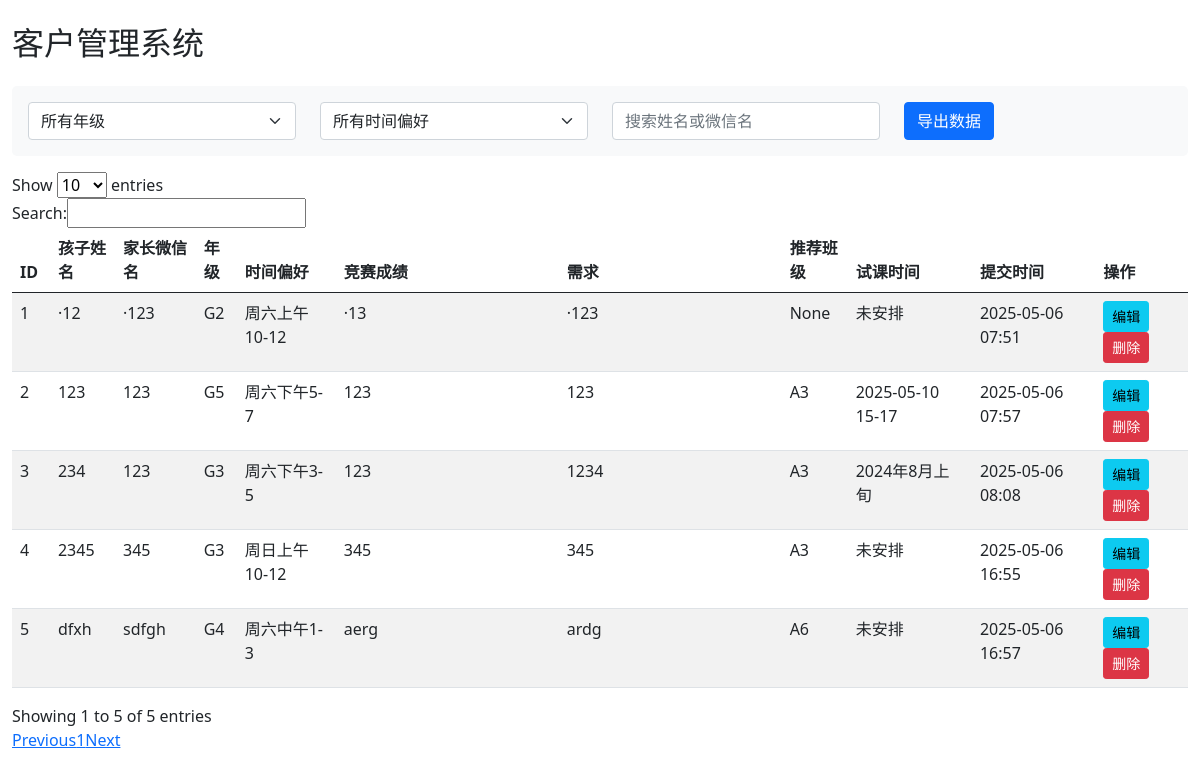
/admin, run on an earlier commit of the app's database.
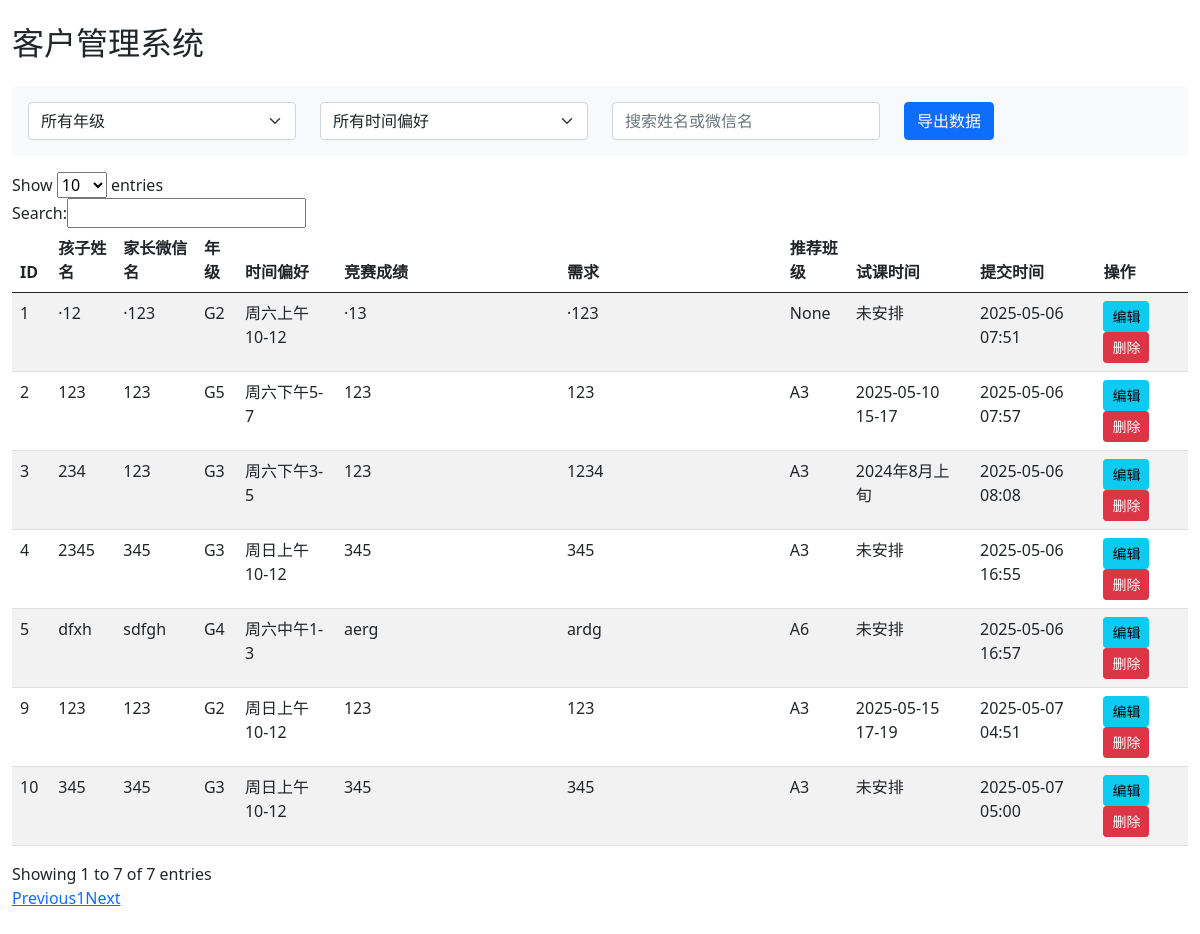
And on a later commit of the database.
### app.py (models this page shows)
class Customer(db.Model):
    id = db.Column(db.Integer, primary_key=True)
    child_name = db.Column(db.String(100), nullable=False)
    wechat_name = db.Column(db.String(100), nullable=False)
    grade = db.Column(db.String(50), nullable=False)
    preferred_time = db.Column(db.String(200))
    competition_experience = db.Column(db.Text)
    needs = db.Column(db.Text)
    recommended_class = db.Column(db.String(100))  # 初步推荐班级
    trial_class_time = db.Column(db.DateTime)
    future_trial_time = db.Column(db.String(100))
    created_at = db.Column(db.DateTime, default=datetime.utcnow)

### app.py (the view)
@app.route('/admin')
def admin():
    customers = Customer.query.order_by(Customer.created_at.desc()).all()
    return render_template('admin.html', customers=customers)

### templates/admin.html (shortened to what this page needs)
<!DOCTYPE html>
<html lang="zh">
<head>
    <link href="https://cdn.jsdelivr.net/npm/bootstrap@5.1.0/dist/css/bootstrap.min.css" rel="stylesheet">
    <link href="https://cdn.jsdelivr.net/npm/datatables@1.10.18/media/css/jquery.dataTables.min.css" rel="stylesheet">
</head>
<body>
    <div class="container-fluid py-4">
        <h2 class="mb-4">客户管理系统</h2>
        <div class="filter-section">
            <div class="row">
                <div class="col-md-3">
                    <select class="form-select" id="gradeFilter">
                        <option value="">所有年级</option>
                    </select>
                </div>
                <div class="col-md-3">
                    <select class="form-select" id="timeFilter">
                        <option value="">所有时间偏好</option>
                    </select>
                </div>
                <div class="col-md-3">
                    <input type="text" class="form-control" id="searchInput" placeholder="搜索姓名或微信名">
                </div>
                <div class="col-md-3">
                    <button class="btn btn-primary" onclick="exportData()">导出数据</button>
                </div>
            </div>
        </div>
        <div class="table-responsive">
            <table class="table table-striped" id="customersTable">
                <thead>
                    <tr>
                        <th>ID</th>
                        <th>孩子姓名</th>
                        <th>家长微信名</th>
                        <th>年级</th>
                        <th>时间偏好</th>
                        <th style="min-width: 200px;">竞赛成绩</th>
                        <th style="min-width: 200px;">需求</th>
                        <th>推荐班级</th>
                        <th>试课时间</th>
                        <th>提交时间</th>
                        <th>操作</th>
                    </tr>
                </thead>
                <tbody>
                    {% for customer in customers %}
                    <tr>
                        <td>{{ customer.id }}</td>
                        <td>{{ customer.child_name }}</td>
                        <td>{{ customer.wechat_name }}</td>
                        <td>{{ customer.grade }}</td>
                        <td>{{ customer.preferred_time }}</td>
                        <td>
                            <div class="text-wrap" style="max-height: 100px; overflow-y: auto;">
                                {{ customer.competition_experience }}
                            </div>
                        </td>
                        <td>
                            <div class="text-wrap" style="max-height: 100px; overflow-y: auto;">
                                {{ customer.needs }}
                            </div>
                        </td>
                        <td>{{ customer.recommended_class }}</td>
                        <td>{{ customer.trial_class_time or customer.future_trial_time or '未安排' }}</td>
                        <td>{{ customer.created_at.strftime('%Y-%m-%d %H:%M') }}</td>
                        <td>
                            <button class="btn btn-sm btn-info" onclick="editCustomer({{ customer.id }})">编辑</button>
                            <button class="btn btn-sm btn-danger" onclick="deleteCustomer({{ customer.id }})">删除</button>
                        </td>
                    </tr>
                    {% endfor %}
                </tbody>
            </table>
        </div>
    </div>
</body>
</html>

What changed in the data, as far as the page shows it:
added Customer: id "10", child_name "345", wechat_name "345", grade "G3", preferred_time "周日上午10-12", competition_experience "345", needs "345", recommended_class "A3", trial_class_time+future_trial_time "未安排", created_at "2025-05-07 05:00"
added Customer: id "9", child_name "123", wechat_name "123", grade "G2", preferred_time "周日上午10-12", competition_experience "123", needs "123", recommended_class "A3", trial_class_time+future_trial_time "2025-05-15 17-19", created_at "2025-05-07 04:51"
Also different on the page:
text written by a page script: "Show entries Search: Showing 1 to 5 of 5 entries Previous 1 Next" → "Show entries Search: Showing 1 to 7 of 7 entries Previous 1 Next"
